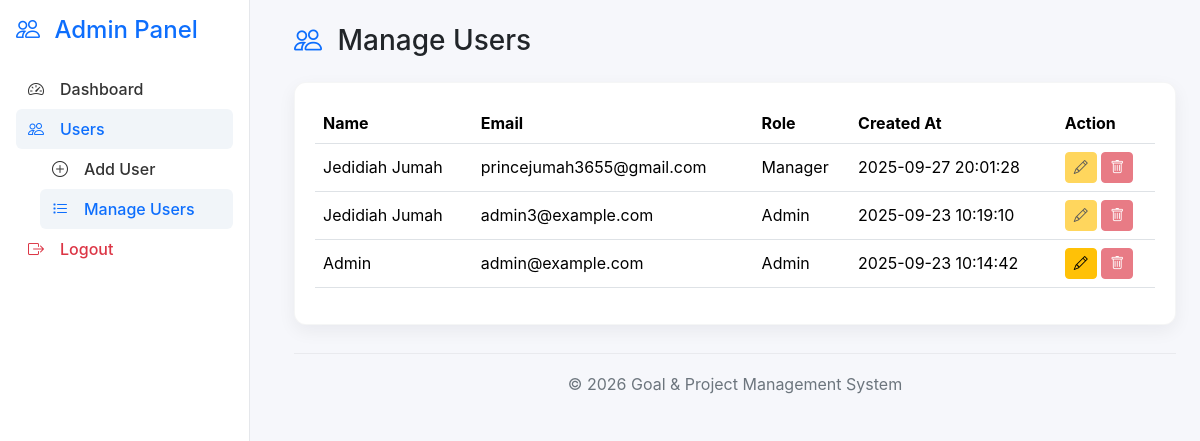
The app's page /manage_users.php (signed in) with its own data.
### tables this page shows
CREATE TABLE `users` (
  `id` int(11) NOT NULL,
  `name` varchar(100) NOT NULL,
  `email` varchar(100) NOT NULL,
  `password` varchar(255) NOT NULL,
  `role` enum('Admin','Manager','User') NOT NULL DEFAULT 'User',
  `created_at` timestamp NOT NULL DEFAULT current_timestamp()
);

### manage_users.php (the view, shortened to what this page needs)
<?php
require_once __DIR__ . '/config/db.php';
$stmt = $pdo->prepare("SELECT * FROM users WHERE id=?");
$stmt->execute([$_SESSION['user_id']]);
$currentUser = $stmt->fetch(PDO::FETCH_ASSOC);
$currentUserId = $currentUser['id'];
$currentUserRole = $currentUser['role'];
$stmt = $pdo->query("SELECT * FROM users ORDER BY created_at DESC");
$users = $stmt->fetchAll(PDO::FETCH_ASSOC);
?>
<!DOCTYPE html>
<html lang="en">
<head>
<link href="https://cdn.jsdelivr.net/npm/bootstrap@5.3.2/dist/css/bootstrap.min.css" rel="stylesheet">
<link href="https://cdn.jsdelivr.net/npm/bootstrap-icons/font/bootstrap-icons.css" rel="stylesheet">
</head>
<body>
<aside class="sidebar d-flex flex-column">
  <h4><i class="bi bi-people me-2"></i> Admin Panel</h4>
  <nav class="nav flex-column">
    <a class="nav-link" href="index.php"><i class="bi bi-speedometer2 me-2"></i> Dashboard</a>
    <a class="nav-link active" data-bs-toggle="collapse" href="#userMenu" role="button" aria-expanded="true">
      <i class="bi bi-people me-2"></i> Users
    </a>
    <div class="collapse show submenu" id="userMenu">
      <a href="add_users.php" class="nav-link"><i class="bi bi-plus-circle me-2"></i> Add User</a>
      <a href="manage_users.php" class="nav-link active"><i class="bi bi-list-task me-2"></i> Manage Users</a>
    </div>
    <a class="nav-link text-danger mt-auto" href="logout.php"><i class="bi bi-box-arrow-right me-2"></i> Logout</a>
  </nav>
</aside>
<main class="content">
  <h3 class="mb-4"><i class="bi bi-people me-2 text-primary"></i> Manage Users</h3>
  <div class="card-modern table-responsive">
    <table class="table table-hover align-middle">
      <thead>
        <tr>
          <th>Name</th>
          <th>Email</th>
          <th>Role</th>
          <th>Created At</th>
          <th>Action</th>
        </tr>
      </thead>
      <tbody>
        <?php foreach($users as $user): ?>
        <tr>
          <td><?= htmlspecialchars($user['name']) ?></td>
          <td><?= htmlspecialchars($user['email']) ?></td>
          <td><?= htmlspecialchars($user['role']) ?></td>
          <td><?= htmlspecialchars($user['created_at']) ?></td>
          <td>
            <?php
            $canEdit = false;
            if($currentUserRole === 'Manager') $canEdit = true;
            elseif($currentUserRole === 'Admin' && $user['role']==='User') $canEdit = true;
            elseif($currentUserId === $user['id']) $canEdit = true;
            ?>
            <?php if($canEdit): ?>
              <a href="edit_user.php?id=<?= $user['id'] ?>" class="btn btn-sm btn-warning">
                <i class="bi bi-pencil"></i>
              </a>
            <?php else: ?>
              <button class="btn btn-sm btn-warning" disabled title="Cannot edit this user">
                <i class="bi bi-pencil"></i>
              </button>
            <?php endif; ?>
            <?php
            $canDelete = false;
            ?>
            <?php if($canDelete && $user['id']!=$currentUserId): ?>
              <a href="delete_user.php?id=<?= $user['id'] ?>" class="btn btn-sm btn-danger" onclick="return confirm('Are you sure?');">
                <i class="bi bi-trash"></i>
              </a>
            <?php else: ?>
              <button class="btn btn-sm btn-danger" disabled title="Cannot delete this user">
                <i class="bi bi-trash"></i>
              </button>
            <?php endif; ?>
          </td>
        </tr>
        <?php endforeach; ?>
      </tbody>
    </table>
  </div>
  <div class="footer">&copy; <?= date('Y') ?> Goal & Project Management System</div>
</main>
</body>
</html>

### manage_users.php (style rules this page uses)
body { font-family: 'Inter', sans-serif; background:#f6f7fb; }
.sidebar { width:250px; min-height:100vh; background:#fff; border-right:1px solid #e5e7eb; padding:1rem; position:fixed; top:0; left:0; }
.sidebar h4 { color:#0d6efd; margin-bottom:1.5rem; }
.sidebar .nav-link { color:#333; border-radius:6px; padding:.5rem .75rem; font-weight:500; display:flex; align-items:center; gap:8px; }
.sidebar .nav-link.active, .sidebar .nav-link:hover { color:#0d6efd; background:#f1f5f9; }
.sidebar .submenu { padding-left:1.5rem; }
.content { margin-left:270px; padding:24px; }
.card-modern { background:#fff; border-radius:12px; box-shadow:0 6px 18px rgba(16,24,40,0.06); border:1px solid rgba(16,24,40,0.04); padding:20px; }
.table td, .table th { vertical-align: middle; }
.footer { text-align:center; color:#6c757d; padding:18px 0; margin-top:28px; border-top:1px solid rgba(16,24,40,0.06); }

### records on screen
users: name "Jedidiah Jumah", email "princejumah3655@gmail.com", role "Manager", created_at "2025-09-27 20:01:28"
users: name "Jedidiah Jumah", email "admin3@example.com", role "Admin", created_at "2025-09-23 10:19:10"
users: name "Admin", email "admin@example.com", role "Admin", created_at "2025-09-23 10:14:42"
